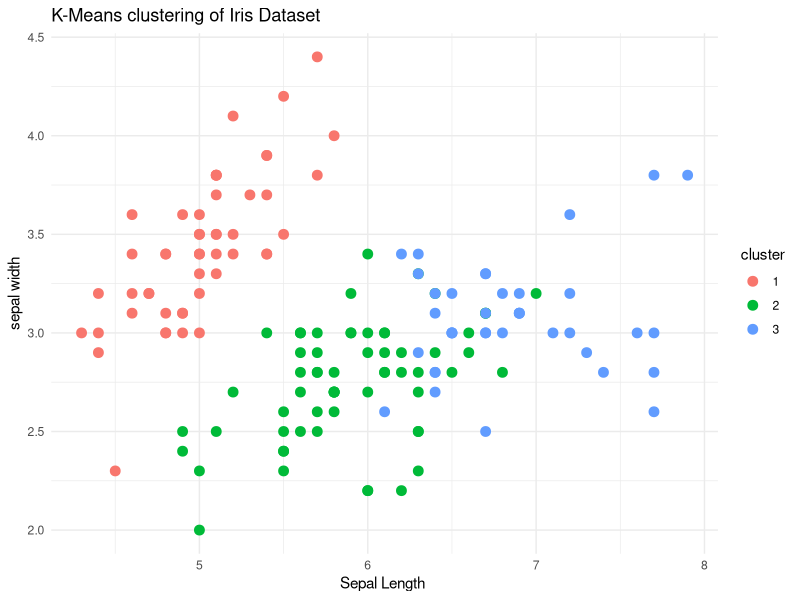
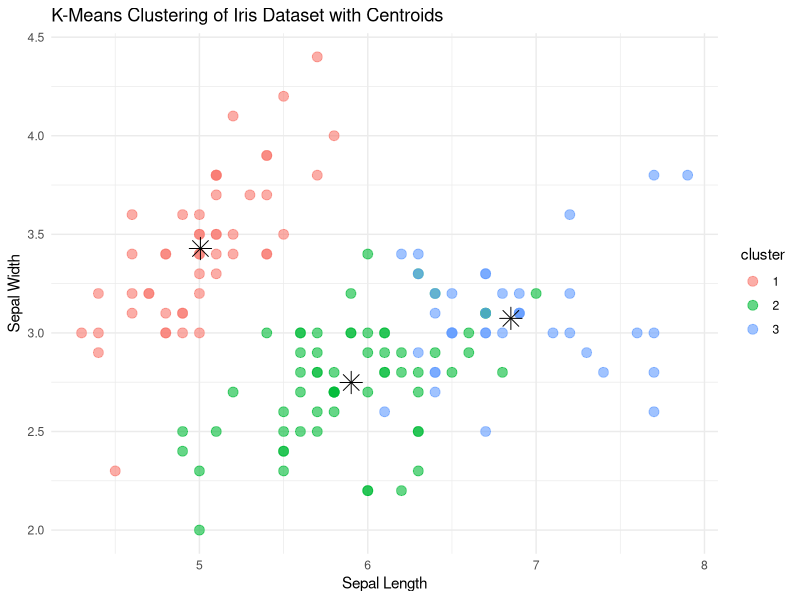

Reproduce these figures in R, in order.
library(ggplot2)
iris_data <- iris[,-5]

# apply k - means 
set.seed(123)
# perform k - means 
kmeans_result <- kmeans(iris_data , centers = 3 , nstart = 25)

# visualize the cluster

iris$cluster <- as.factor(kmeans_result$cluster)


View(iris)

# scatter plot of clusters 
ggplot(iris,aes(x = Sepal.Length, y = Sepal.Width , colour = cluster)) + 
  geom_point(size = 3 ) + 
  labs(
    title = 'K-Means clustering of Iris Dataset',
    x = 'Sepal Length ',
    y = "sepal width"
      ) + 
  theme_minimal()


centers <- as.data.frame(kmeans_result$centers)

# Scatter plot with centroids
ggplot(iris, aes(x = Sepal.Length, y = Sepal.Width, color = cluster)) +
  geom_point(size = 3, alpha = 0.6) +  # Plot data points
  geom_point(data = centers, aes(x = Sepal.Length, y = Sepal.Width), 
             color = "black", shape = 8, size = 5) +  # Plot centroids
  labs(title = "K-Means Clustering of Iris Dataset with Centroids",
       x = "Sepal Length", y = "Sepal Width") +
  theme_minimal()









